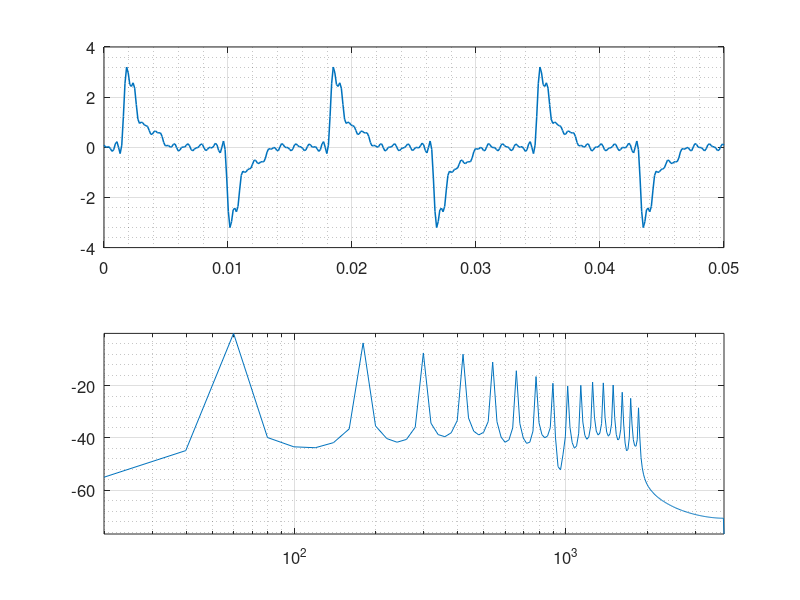

Reproduce this figure in MATLAB. (Note: this script raises an error after producing the figure.)
%% Harmonic waveform generation
%% Signal generation
clear 
close all
clc

f1 = 60 ; % Fundamental Frequency
Ns = 128; % Number of samples per cycle
Ts = 1/(f1*Ns); % Sample frequency

%        H1     H2       H3      H4      H4      H6      H7
Am = [ 100.00  000.00  065.68  000.00  042.40  000.00  040.10 ...
       000.00  028.29  000.00  019.55  000.00  015.32  000.00 ...
       010.95  000.00  010.20  000.00  010.70  000.00  012.34 ...
       000.00  011.84  000.00  010.85  000.00  007.90  000.00 ...
       006.36  000.00  003.99];

Ph = [ 033.37  000.00 -070.65  000.00 -144.53  000.00  135.49 ...
       000.00  047.01  000.00 -021.39  000.00 -091.57  000.00 ...
       149.73  000.00  150.10  000.00  089.96  000.00  015.53 ...
       000.00 -063.76  000.00 -138.37  000.00  145.95  000.00 ...
       083.12  000.00 -115.23];

% create the signal data 
t = (0 : Ts :3*1/f1); % create a time vector
y = (zeros(1,length(t))); 
for k = 1:length(Am)    
    y = y + (Am(k)/Am(1) * sin(2*pi*k*f1*t + deg2rad(Ph(k))));
end

% Save the txt file with signal data
fid = fopen("data.txt","w","native","UTF-8");
for k = 1:length(t)
    fprintf(fid,"%.4f \t %.4f\n",t(k),y(k));
end
fclose(fid);

%% Signal Analysis

% Take the signal FFT
Y = fft(y); 
L = length(y); % Signal length
f = (1/(Ts*L) * (0:L/2));
Yf = abs(Y(1:(L/2+1))/L);
Yf(2:end-1) = 2*Yf(2:end-1); 

% Clear unecessary variables
clear Y k fid

% Plot the harmonic waveform
figure()
subplot(2,1,1)
plot(t,y,'LineWidth',1.1)
grid on
grid minor
set(gca,'FontSize',12)

subplot(2,1,2)
semilogx(f,20*log10(Yf))
grid on
grid minor
axis("tight")
set(gca,'FontSize',12)

%% Filter design

% First order filter elements 
Rx = 1e3;
Cx = 220e-9;

% Second order filter elements
Ry1 = 1e3;
Cy1 = 22e-9;
Ry2 = 10e3;
Cy2 = 22e-9;

% First order filter transfer function
GFO = tf([0 1],[Rx*Cx 1]);

% Sallen-key transfer function
K = 1; % static gain 
GSO = tf([0 K],[Ry1*Ry2*Cy1*Cy2 (Ry1*Cy1 + Ry2*Cy1 + Ry1*Cy2*(1-K)) 1]);

% Configure bode plot options
opts = bodeoptions;
opts.FreqUnits = 'Hz';
opts.Grid = 'on';
opts.Title.String = "Low Pass Filter";
opts.Title.FontSize = 12;

% Plot bode diagram
figure()
bodeplot(GFO,GSO,opts);
grid minor
legend({'1^{st} order','2^{nd} order'}, ...
        'FontSize',12,'Location','best')

%%
